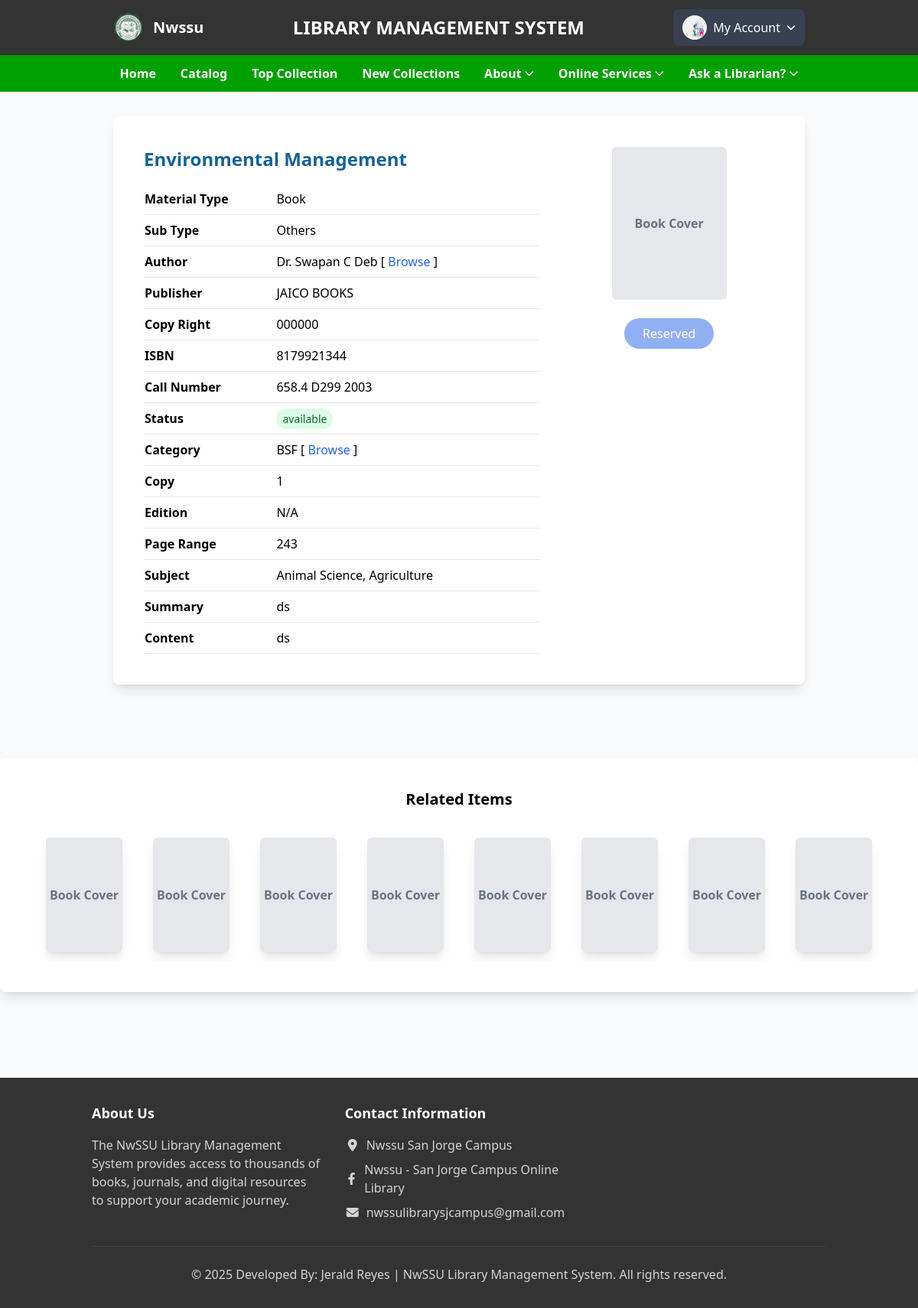
The page /books?id=3 (signed in) on the database as committed earlier.
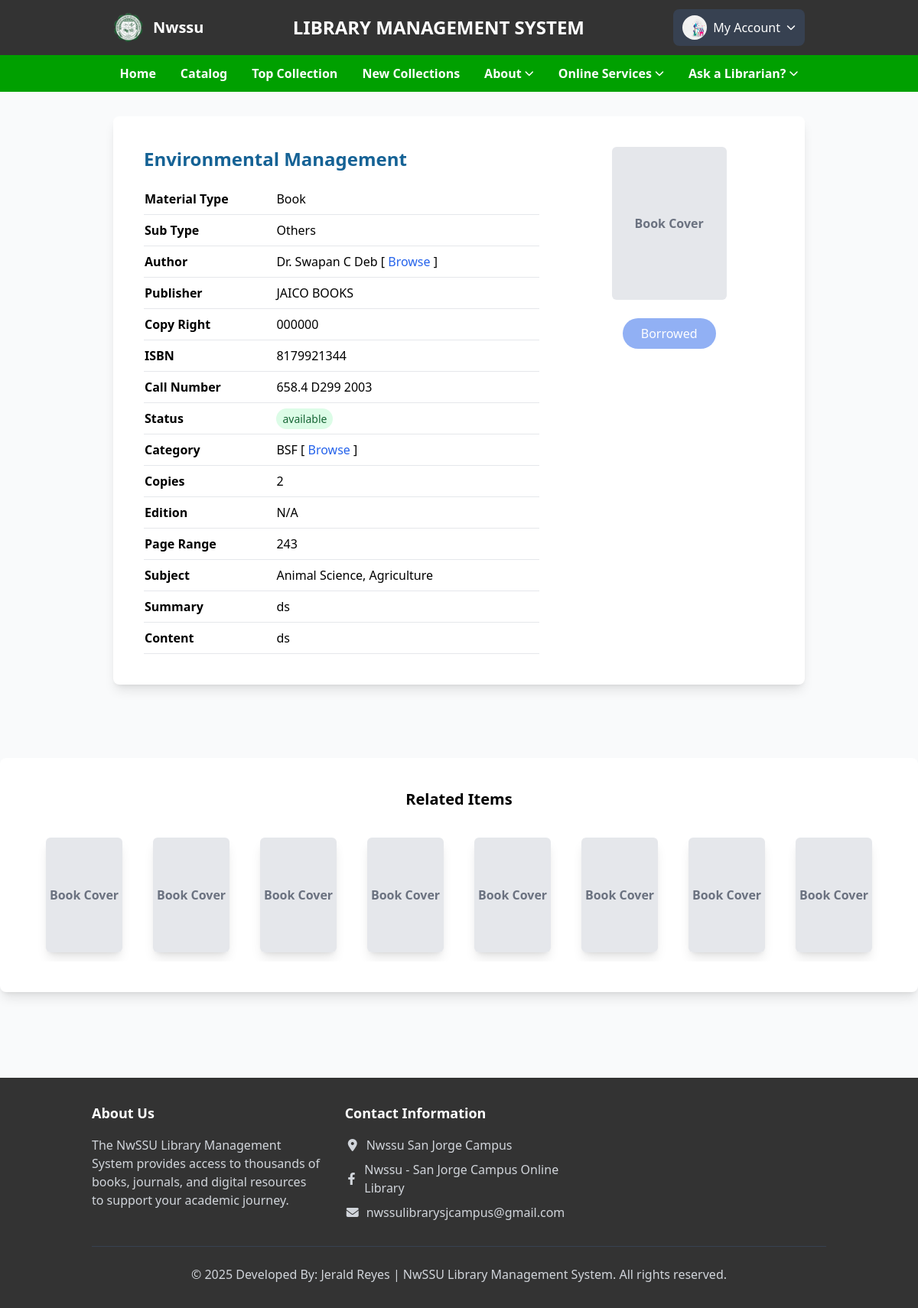
The same page on the database as committed later.
### tables this page shows
CREATE TABLE `books` (
  `id` int(100) NOT NULL,
  `material_type` varchar(250) NOT NULL,
  `sub_type` varchar(250) NOT NULL,
  `category` varchar(250) NOT NULL,
  `title` varchar(500) NOT NULL,
  `author` varchar(500) NOT NULL,
  `publisher` varchar(500) NOT NULL,
  `status` varchar(100) NOT NULL,
  `subject` varchar(250) NOT NULL,
  `content` varchar(5000) NOT NULL,
  `summary` varchar(5000) NOT NULL,
  `issn` varchar(250) NOT NULL,
  `call_no` varchar(250) NOT NULL,
  `ISBN` varchar(250) NOT NULL,
  `copyright` varchar(250) NOT NULL,
  `page_number` int(250) NOT NULL,
  `edition` varchar(250) NOT NULL,
  `copies` int(250) NOT NULL,
  `date_acquired` varchar(250) NOT NULL,
  `books_image` varchar(400) DEFAULT NULL,
  `catalog_date` varchar(50) NOT NULL
);

### student/studbook_detail.php (the view, shortened to what the changed rows need)
<?php
include './activity_logger.php';
try {
    $user_id = $_SESSION['user_id'] ?? null;
    $book_id = $_GET['id'] ?? null;
    $book = null;
    $isReserved = false;
    $isBorrowed = false;
    if ($book_id) {
        try {
            $details = $conn->prepare("SELECT * FROM books WHERE id = :book_id");
            $details->execute([':book_id' => $book_id]);
            $book = $details->fetch(PDO::FETCH_ASSOC);
            if ($book && isset($user_id)) {
                $checkReservation = $conn->prepare("SELECT * FROM reserve_books
                                                  WHERE user_id = :user_id
                                                  AND book_id = :book_id
                                                  AND (status = 'reserved' OR status = 'borrowed')");
                $checkReservation->execute([':user_id' => $user_id, ':book_id' => $book_id]);
                $reservation = $checkReservation->fetch(PDO::FETCH_ASSOC);
                $isReserved = !empty($reservation);
                $isBorrowed = !empty($reservation) && $reservation['status'] === 'borrowed';
            }
        } catch (PDOException $e) {
            $_SESSION['message'] = 'Failed to fetch book details: ' . $e->getMessage();
            $_SESSION['message_type'] = 'error';
        }
    }
} catch (PDOException $e) {
    echo json_encode(['success' => false, 'message' => 'Error: ' . $e->getMessage()]);
    exit();
}
?>
<!DOCTYPE html>
<html lang="en">
<head>
    <script src="https://cdn.tailwindcss.com"></script>
</head>
<body class="bg-gray-50">
    <?php include '../student/side_navbars.php'; ?>
    <div class="container hidden md:block mx-auto px-[10%] md:px-[5%] py-8">
        <?php if ($book): ?>
            <div class="bg-white rounded-lg shadow-lg p-6 md:p-10 mb-8 md:mt-0">
                <div class="flex flex-col md:flex-row">
                    <div class="w-full md:w-1/3 flex flex-col items-center mb-6 md:mb-0 md:order-last">
                        <?php if (!empty($book['books_image']) && file_exists("../uploaded_file/" . $book['books_image'])): ?>
                            <img src="./uploaded_file/<?php echo htmlspecialchars($book['books_image']); ?>" alt="Book Cover"
                                class="w-[150px] h-[200px] object-cover border border-gray-300 rounded-md shadow-custom mb-4">
                        <?php else: ?>
                            <div class="w-[150px] h-[200px] bg-gray-200 flex items-center justify-center text-gray-500 font-bold rounded-md shadow-custom mb-4">
                                Book Cover
                            </div>
                        <?php endif; ?>
                        <?php if ($book['status'] === 'available'): ?>
                            <button class="reserve-btn bg-blue-600 hover:bg-blue-700 text-white font-medium py-2 px-6 rounded-full transition duration-300 mt-2 <?php echo ($isReserved || $isBorrowed) ? 'opacity-50 cursor-not-allowed' : ''; ?>"
                                data-book-id="<?php echo htmlspecialchars($book['id']); ?>"
                                <?php echo ($isReserved || $isBorrowed) ? 'disabled' : ''; ?>>
                                <?php
                                    if ($isBorrowed) {
                                        echo 'Borrowed';
                                    } elseif ($isReserved) {
                                        echo 'Reserved';
                                    } else {
                                        echo 'Reserve';
                                    }
                                ?>
                            </button>
                        <?php endif; ?>
                    </div>
                    <div class="w-full md:w-2/3 pr-0 md:pr-8 md:order-first">
                        <h2 class="text-2xl text-[#156295] font-bold mb-4"><?php echo htmlspecialchars($book['title']); ?></h2>
                        <table class="w-full border-collapse">
                            <tbody>
                                <tr class="border-b">
                                    <th class="py-2 text-left w-1/3">Material Type</th>
                                    <td class="py-2"><?php echo htmlspecialchars($book['material_type']); ?></td>
                                </tr>
                                <tr class="border-b">
                                    <th class="py-2 text-left">Sub Type</th>
                                    <td class="py-2"><?php echo htmlspecialchars($book['sub_type']); ?></td>
                                </tr>
                                <tr class="border-b">
                                    <th class="py-2 text-left">Author</th>
                                    <td class="py-2">
                                        <?php echo htmlspecialchars($book['author']); ?>
                                        [ <a href="./author?author=<?php echo urlencode($book['author']); ?>" class="text-blue-600 hover:underline">Browse</a> ]
                                    </td>
                                </tr>
                                <tr class="border-b">
                                    <th class="py-2 text-left">Publisher</th>
                                    <td class="py-2"><?php echo htmlspecialchars($book['publisher']); ?></td>
                                </tr>
                                <tr class="border-b">
                                    <th class="py-2 text-left">Copy Right</th>
                                    <td class="py-2"><?php echo htmlspecialchars($book['copyright']); ?></td>
                                </tr>
                                <tr class="border-b">
                                    <th class="py-2 text-left">ISBN</th>
                                    <td class="py-2"><?php echo htmlspecialchars($book['ISBN']); ?></td>
                                </tr>
                                <tr class="border-b">
                                    <th class="py-2 text-left">Call Number</th>
                                    <td class="py-2"><?php echo htmlspecialchars($book['call_no']); ?></td>
                                </tr>
                                <tr class="border-b">
                                    <th class="py-2 text-left">Status</th>
                                    <td class="py-2">
                                        <span class="<?php echo $book['status'] === 'available' ? 'bg-green-100 text-green-800' : 'bg-red-100 text-red-800'; ?> px-2 py-1 rounded-full text-sm">
                                            <?php echo htmlspecialchars($book['status']); ?>
                                        </span>
                                    </td>
                                </tr>
                                <tr class="border-b">
                                    <th class="py-2 text-left">Category</th>
                                    <td class="py-2">
                                        <?php echo htmlspecialchars($book['category']); ?>
                                        [ <a href="./searchcategory?category=<?php echo urlencode($book['category']); ?>" class="text-blue-600 hover:underline">Browse</a> ]
                                    </td>
                                </tr>
                                <tr class="border-b">
                                    <th class="py-2 text-left"><?php echo $book['copies'] == 1 ? 'Copy' : 'Copies'; ?></th>
                                    <td class="py-2"><?php echo htmlspecialchars($book['copies']); ?></td>
                                </tr>
                                <tr class="border-b">
                                    <th class="py-2 text-left">Edition</th>
                                    <td class="py-2"><?php echo htmlspecialchars($book['edition']); ?></td>
                                </tr>
                                <tr class="border-b">
                                    <th class="py-2 text-left">Page Range</th>
                                    <td class="py-2"><?php echo htmlspecialchars($book['page_number']); ?></td>
                                </tr>
                                <tr class="border-b">
                                    <th class="py-2 text-left">Subject</th>
                                    <td class="py-2"><?php echo htmlspecialchars($book['subject']); ?></td>
                                </tr>
                                <tr class="border-b">
                                    <th class="py-2 text-left">Summary</th>
                                    <td class="py-2"><?php echo htmlspecialchars($book['summary']); ?></td>
                                </tr>
                                <tr class="border-b">
                                    <th class="py-2 text-left">Content</th>
                                    <td class="py-2"><?php echo htmlspecialchars($book['content']); ?></td>
                                </tr>
                            </tbody>
                        </table>
                    </div>
                </div>
            </div>
        <?php else: ?>
            <div class="bg-yellow-100 border-l-4 border-yellow-500 text-yellow-700 p-4 mt-8" role="alert">
                <p>Book not found.</p>
            </div>
        <?php endif; ?>
    </div>
    <?php include '../student/footer.php'; ?>
</body>
</html>

Rows that differ between the two databases and show on the page:
changed books "Environmental Management": copies "1" → "2"
Other text that changed with them:
text no longer shown: "Reserved Copy"
text now shown: "Borrowed Copies"
